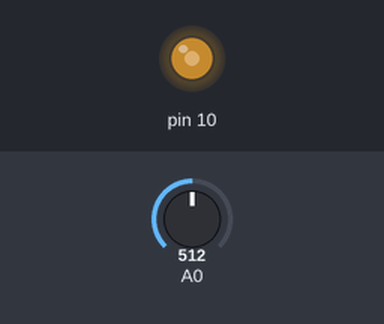
The sketch below on a simulated Arduino Uno, built with avr-gcc and run on an emulated ATmega328P. Parts: output pins drawn as LEDs (lit = HIGH). Inputs (shaded band) come from the test bench; at power-on: A0 = 512.

Above: at 1.2 s.
1.3 s: A0 set to 716
At 1.6 s:
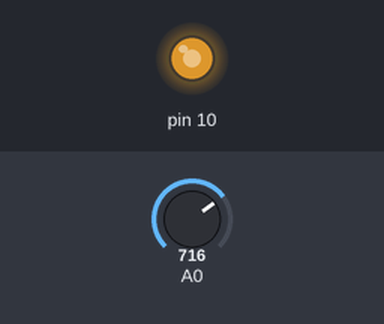
2.8 s: A0 set to 900
At 4.0 s:
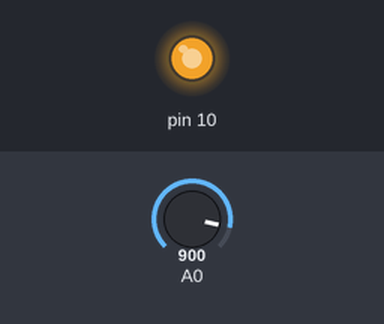
4.3 s: A0 set to 122
At 5.4 s:
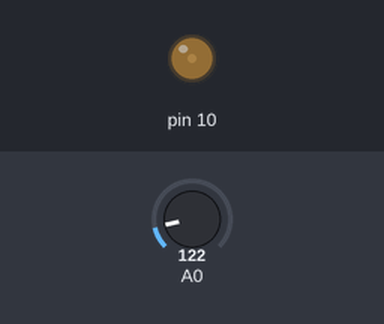
5.8 s: A0 set to 0
At 6.6 s:
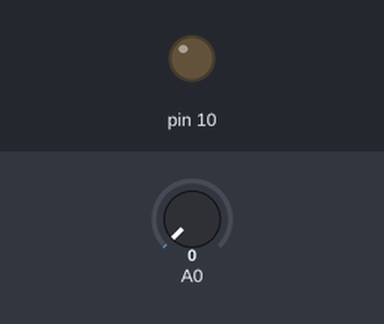
Timing chart, 0 to 8.3 s (numbered marks = the images above; inputs shaded):
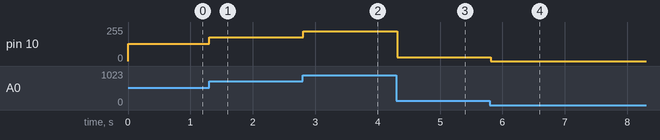

The sketch:

sketch_pot_fading.ino
```cpp
  // put your setup code here, to run once


void setup() {
  pinMode(10, OUTPUT);

}


void loop() {
  // put your main code here, to run repeatedly
int reading = analogRead(A0);
int bright = reading/4;

analogWrite(10, bright);


  delay(50);
}
```

Measured:
- after the input at 1.3 s, pin 10: 128/255 → 179/255 at once
- after the input at 2.8 s, pin 10: 179/255 → 225/255 at once
- after the input at 4.3 s, pin 10: 225/255 → 30/255 at once
- after the input at 5.8 s, pin 10: 30/255 → 0/255 at once
